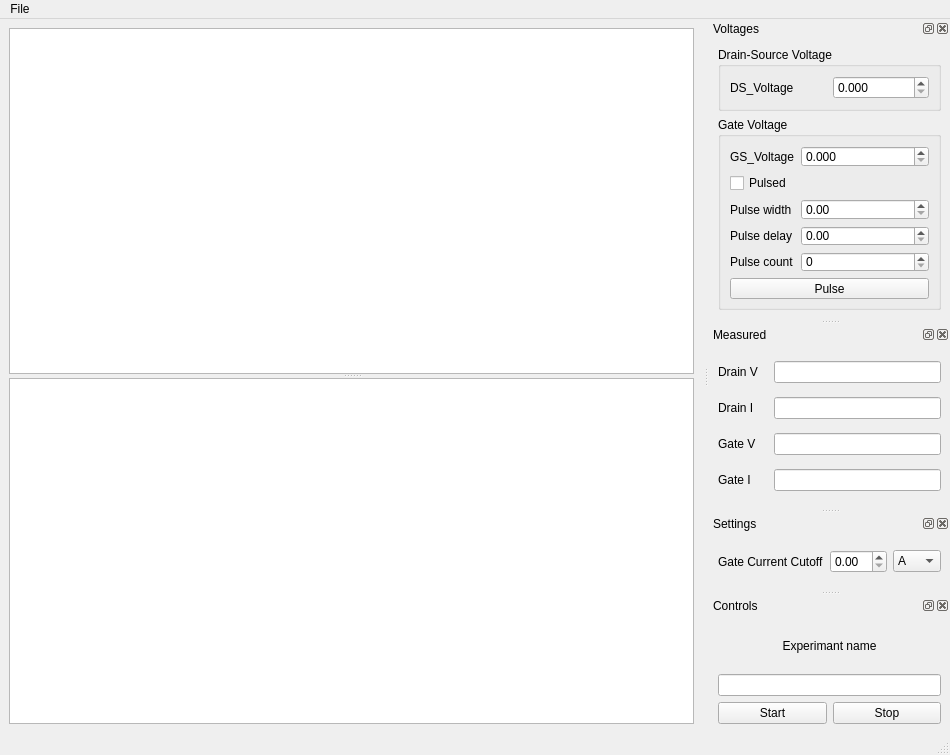
<?xml version="1.0" encoding="UTF-8"?>
<ui version="4.0">
 <class>TimetraceView</class>
 <widget class="QMainWindow" name="TimetraceView">
  <property name="geometry">
   <rect>
    <x>0</x>
    <y>0</y>
    <width>950</width>
    <height>755</height>
   </rect>
  </property>
  <property name="windowTitle">
   <string>TMM (Timetrace Measurement Module)</string>
  </property>
  <widget class="QWidget" name="centralwidget">
   <layout class="QHBoxLayout" name="horizontalLayout">
    <item>
     <widget class="QSplitter" name="plotSplitter">
      <property name="orientation">
       <enum>Qt::Vertical</enum>
      </property>
      <widget class="QGraphicsView" name="drain_current_plot"/>
      <widget class="QGraphicsView" name="gate_current_plot"/>
     </widget>
    </item>
   </layout>
  </widget>
  <widget class="QMenuBar" name="menubar">
   <property name="geometry">
    <rect>
     <x>0</x>
     <y>0</y>
     <width>950</width>
     <height>21</height>
    </rect>
   </property>
   <widget class="QMenu" name="menuFile">
    <property name="title">
     <string>File</string>
    </property>
    <addaction name="actionWorkinFolder"/>
    <addaction name="separator"/>
    <addaction name="actionExit"/>
   </widget>
   <addaction name="menuFile"/>
  </widget>
  <widget class="QStatusBar" name="statusbar"/>
  <widget class="QDockWidget" name="voltagesDock">
   <property name="sizePolicy">
    <sizepolicy hsizetype="Preferred" vsizetype="Preferred">
     <horstretch>0</horstretch>
     <verstretch>0</verstretch>
    </sizepolicy>
   </property>
   <property name="maximumSize">
    <size>
     <width>300</width>
     <height>300</height>
    </size>
   </property>
   <property name="windowTitle">
    <string>Voltages</string>
   </property>
   <attribute name="dockWidgetArea">
    <number>2</number>
   </attribute>
   <widget class="QWidget" name="dockWidgetContents_2">
    <layout class="QVBoxLayout" name="verticalLayout_2">
     <item>
      <widget class="QGroupBox" name="groupBox">
       <property name="sizePolicy">
        <sizepolicy hsizetype="Preferred" vsizetype="Maximum">
         <horstretch>0</horstretch>
         <verstretch>0</verstretch>
        </sizepolicy>
       </property>
       <property name="title">
        <string>Drain-Source Voltage</string>
       </property>
       <layout class="QGridLayout" name="gridLayout_2">
        <item row="0" column="0">
         <widget class="QLabel" name="label">
          <property name="text">
           <string>DS_Voltage</string>
          </property>
         </widget>
        </item>
        <item row="0" column="1">
         <widget class="QDoubleSpinBox" name="dsVoltageSet">
          <property name="decimals">
           <number>3</number>
          </property>
          <property name="singleStep">
           <double>0.001000000000000</double>
          </property>
         </widget>
        </item>
       </layout>
      </widget>
     </item>
     <item>
      <widget class="QGroupBox" name="groupBox_2">
       <property name="sizePolicy">
        <sizepolicy hsizetype="Preferred" vsizetype="Maximum">
         <horstretch>0</horstretch>
         <verstretch>0</verstretch>
        </sizepolicy>
       </property>
       <property name="title">
        <string>Gate Voltage</string>
       </property>
       <layout class="QGridLayout" name="gridLayout">
        <item row="2" column="0">
         <widget class="QLabel" name="label_3">
          <property name="text">
           <string>Pulse width</string>
          </property>
         </widget>
        </item>
        <item row="3" column="0">
         <widget class="QLabel" name="label_4">
          <property name="text">
           <string>Pulse delay</string>
          </property>
         </widget>
        </item>
        <item row="3" column="1" colspan="2">
         <widget class="QDoubleSpinBox" name="pulseDelay"/>
        </item>
        <item row="4" column="0">
         <widget class="QLabel" name="label_5">
          <property name="text">
           <string>Pulse count</string>
          </property>
         </widget>
        </item>
        <item row="1" column="0" colspan="3">
         <widget class="QCheckBox" name="pulsedVoltageCheckBox">
          <property name="text">
           <string>Pulsed</string>
          </property>
         </widget>
        </item>
        <item row="0" column="0">
         <widget class="QLabel" name="label_2">
          <property name="text">
           <string>GS_Voltage</string>
          </property>
         </widget>
        </item>
        <item row="2" column="1" colspan="2">
         <widget class="QDoubleSpinBox" name="pulseWidth"/>
        </item>
        <item row="0" column="1" colspan="2">
         <widget class="QDoubleSpinBox" name="gsVoltageSet">
          <property name="decimals">
           <number>3</number>
          </property>
          <property name="singleStep">
           <double>0.001000000000000</double>
          </property>
         </widget>
        </item>
        <item row="4" column="1" colspan="2">
         <widget class="QSpinBox" name="pulseCount"/>
        </item>
        <item row="5" column="0" colspan="3">
         <widget class="QPushButton" name="pulsButton">
          <property name="text">
           <string>Pulse</string>
          </property>
         </widget>
        </item>
       </layout>
      </widget>
     </item>
    </layout>
   </widget>
  </widget>
  <widget class="QDockWidget" name="measuredDock">
   <property name="maximumSize">
    <size>
     <width>524287</width>
     <height>200</height>
    </size>
   </property>
   <property name="windowTitle">
    <string>Measured</string>
   </property>
   <attribute name="dockWidgetArea">
    <number>2</number>
   </attribute>
   <widget class="QWidget" name="dockWidgetContents_3">
    <layout class="QGridLayout" name="gridLayout_3">
     <item row="1" column="0">
      <widget class="QLabel" name="label_7">
       <property name="text">
        <string>Drain I</string>
       </property>
      </widget>
     </item>
     <item row="0" column="0" colspan="3">
      <widget class="QLabel" name="label_6">
       <property name="text">
        <string>Drain V</string>
       </property>
      </widget>
     </item>
     <item row="3" column="0">
      <widget class="QLabel" name="label_9">
       <property name="text">
        <string>Gate I</string>
       </property>
      </widget>
     </item>
     <item row="2" column="0">
      <widget class="QLabel" name="label_8">
       <property name="text">
        <string>Gate V</string>
       </property>
      </widget>
     </item>
     <item row="0" column="3">
      <widget class="QLineEdit" name="measureDrainV"/>
     </item>
     <item row="1" column="3">
      <widget class="QLineEdit" name="measuredDrainI"/>
     </item>
     <item row="2" column="3">
      <widget class="QLineEdit" name="measureGateV"/>
     </item>
     <item row="3" column="3">
      <widget class="QLineEdit" name="measuredGateI"/>
     </item>
    </layout>
   </widget>
  </widget>
  <widget class="QDockWidget" name="settingsDock">
   <property name="maximumSize">
    <size>
     <width>524287</width>
     <height>100</height>
    </size>
   </property>
   <property name="windowTitle">
    <string>Settings</string>
   </property>
   <attribute name="dockWidgetArea">
    <number>2</number>
   </attribute>
   <widget class="QWidget" name="dockWidgetContents_4">
    <layout class="QGridLayout" name="gridLayout_4">
     <item row="0" column="0">
      <widget class="QLabel" name="label_10">
       <property name="text">
        <string>Gate Current Cutoff</string>
       </property>
      </widget>
     </item>
     <item row="0" column="1">
      <widget class="QDoubleSpinBox" name="gateIcutoff"/>
     </item>
     <item row="0" column="2">
      <widget class="QComboBox" name="gateIcutoffUnits">
       <item>
        <property name="text">
         <string>A</string>
        </property>
       </item>
       <item>
        <property name="text">
         <string>mA</string>
        </property>
       </item>
       <item>
        <property name="text">
         <string>uA</string>
        </property>
       </item>
       <item>
        <property name="text">
         <string>nA</string>
        </property>
       </item>
       <item>
        <property name="text">
         <string>pA</string>
        </property>
       </item>
      </widget>
     </item>
    </layout>
   </widget>
  </widget>
  <widget class="QDockWidget" name="controlDock">
   <property name="maximumSize">
    <size>
     <width>524287</width>
     <height>200</height>
    </size>
   </property>
   <property name="windowTitle">
    <string>Controls</string>
   </property>
   <attribute name="dockWidgetArea">
    <number>2</number>
   </attribute>
   <widget class="QWidget" name="dockWidgetContents_6">
    <layout class="QGridLayout" name="gridLayout_5">
     <item row="7" column="1">
      <widget class="QPushButton" name="stop_button">
       <property name="text">
        <string>Stop</string>
       </property>
      </widget>
     </item>
     <item row="7" column="0">
      <widget class="QPushButton" name="start_button">
       <property name="text">
        <string>Start</string>
       </property>
      </widget>
     </item>
     <item row="2" column="0" colspan="2">
      <widget class="QLineEdit" name="experiment_name">
       <property name="inputMask">
        <string/>
       </property>
       <property name="dragEnabled">
        <bool>false</bool>
       </property>
      </widget>
     </item>
     <item row="1" column="0" colspan="2">
      <widget class="QLabel" name="label_11">
       <property name="text">
        <string>Experimant name</string>
       </property>
       <property name="alignment">
        <set>Qt::AlignCenter</set>
       </property>
      </widget>
     </item>
    </layout>
   </widget>
  </widget>
  <action name="actionWorkinFolder">
   <property name="text">
    <string>WorkinFolder</string>
   </property>
  </action>
  <action name="actionExit">
   <property name="text">
    <string>Exit</string>
   </property>
  </action>
 </widget>
 <resources/>
 <connections/>
</ui>
